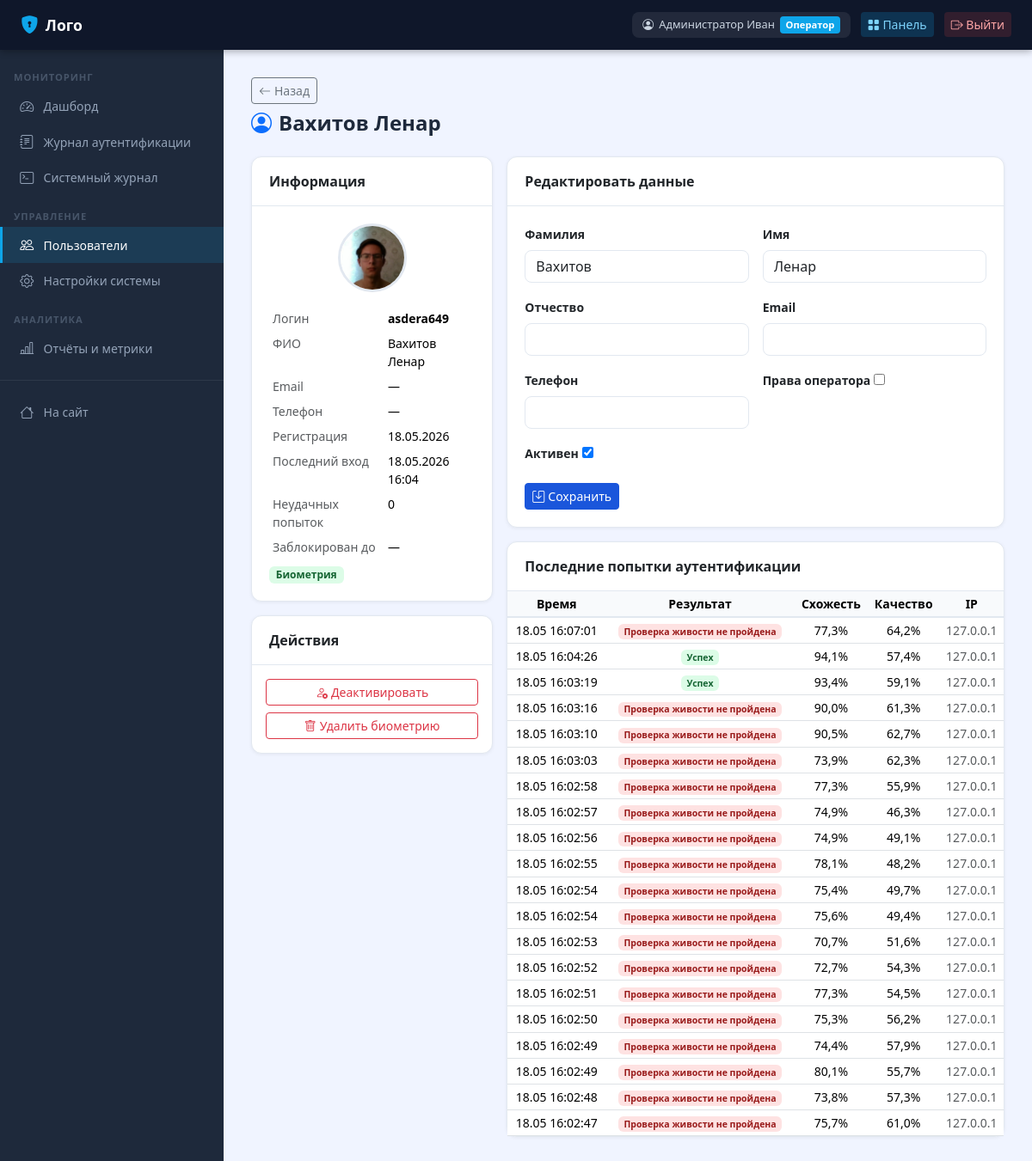
/operator/users/3/ (signed in), run on the app's committed database.
### apps/accounts/models.py (models this page shows, shortened)
class CustomUser(AbstractUser):
    patronymic = models.CharField('Отчество', max_length=150, blank=True)
    phone = models.CharField('Телефон', max_length=20, blank=True)
    is_operator = models.BooleanField('Оператор', default=False)
    is_biometric_registered = models.BooleanField('Биометрия зарегистрирована', default=False)
    failed_attempts = models.PositiveIntegerField('Неудачных попыток', default=0)
    locked_until = models.DateTimeField('Заблокирован до', null=True, blank=True)
    created_at = models.DateTimeField('Дата регистрации', auto_now_add=True)
    class Meta:
        verbose_name = 'Пользователь'
        verbose_name_plural = 'Пользователи'
    def get_full_name_ru(self):
        parts = [self.last_name, self.first_name, self.patronymic]
        return ' '.join(p for p in parts if p) or self.username
    def is_locked(self):
        if self.locked_until and self.locked_until > timezone.now():
            return True
        return False

class BiometricTemplate(models.Model):
    user = models.OneToOneField(
        CustomUser, on_delete=models.CASCADE,
        related_name='biometric_template', verbose_name='Пользователь'
    )
    embedding = models.TextField('Вектор признаков (JSON)')  # JSON array of 512 floats
    detection_confidence = models.FloatField('Уверенность детекции', default=0.0)
    image_quality_score = models.FloatField('Оценка качества изображения', default=0.0)
    face_image = models.ImageField('Фото лица', upload_to='biometric_faces/', blank=True)
    created_at = models.DateTimeField('Создан', auto_now_add=True)
    updated_at = models.DateTimeField('Обновлён', auto_now=True)
    class Meta:
        verbose_name = 'Биометрический шаблон'
        verbose_name_plural = 'Биометрические шаблоны'

### apps/biometric/models.py (models this page shows, shortened)
class AuthenticationLog(models.Model):
    RESULT_SUCCESS = 'success'
    RESULT_FAIL_QUALITY = 'fail_quality'
    RESULT_FAIL_NO_FACE = 'fail_no_face'
    RESULT_FAIL_RECOGNITION = 'fail_recognition'
    RESULT_FAIL_LIVENESS = 'fail_liveness'
    RESULT_FAIL_LOCKED = 'fail_locked'
    RESULT_CHOICES = [
        (RESULT_SUCCESS, 'Успех'),
        (RESULT_FAIL_QUALITY, 'Низкое качество изображения'),
        (RESULT_FAIL_NO_FACE, 'Лицо не обнаружено'),
        (RESULT_FAIL_RECOGNITION, 'Лицо не распознано'),
        (RESULT_FAIL_LIVENESS, 'Проверка живости не пройдена'),
        (RESULT_FAIL_LOCKED, 'Аккаунт заблокирован'),
    ]
    user = models.ForeignKey(
        settings.AUTH_USER_MODEL, on_delete=models.SET_NULL,
        null=True, blank=True, related_name='auth_logs', verbose_name='Пользователь'
    )
    attempted_username = models.CharField('Введённый логин', max_length=150, blank=True)
    timestamp = models.DateTimeField('Время', auto_now_add=True, db_index=True)
    result = models.CharField('Результат', max_length=30, choices=RESULT_CHOICES)
    recognition_confidence = models.FloatField('Уверенность распознавания', default=0.0)
    quality_score = models.FloatField('Оценка качества', default=0.0)
    liveness_score = models.FloatField('Оценка живости (заглушка)', null=True, blank=True)
    failure_reason = models.TextField('Причина отказа', null=True, blank=True)
    ip_address = models.GenericIPAddressField('IP-адрес', null=True, blank=True)
    user_agent = models.CharField('User-Agent', max_length=500, blank=True)
    class Meta:
        verbose_name = 'Журнал аутентификации'
        verbose_name_plural = 'Журнал аутентификации'
        ordering = ['-timestamp']

### apps/operator/views.py (the view)
    @login_required
    def wrapped(request, *args, **kwargs):
        if not request.user.is_operator and not request.user.is_superuser:
            messages.error(request, 'Доступ запрещён. Требуются права оператора.')
            return redirect('home')
        return view_func(request, *args, **kwargs)

### apps/accounts/forms.py
class UserEditForm(forms.ModelForm):
    class Meta:
        model = CustomUser
        fields = ['last_name', 'first_name', 'patronymic', 'email', 'phone', 'is_operator', 'is_active']
        labels = {
            'last_name': 'Фамилия', 'first_name': 'Имя', 'patronymic': 'Отчество',
            'email': 'Email', 'phone': 'Телефон',
            'is_operator': 'Права оператора', 'is_active': 'Активен',
        }
        widgets = {
            'last_name': forms.TextInput(attrs={'class': 'form-control'}),
            'first_name': forms.TextInput(attrs={'class': 'form-control'}),
            'patronymic': forms.TextInput(attrs={'class': 'form-control'}),
            'email': forms.EmailInput(attrs={'class': 'form-control'}),
            'phone': forms.TextInput(attrs={'class': 'form-control'}),
        }

### apps/operator/views.py (called while the page is built, shortened)
def operator_required(view_func):
    @login_required
    def wrapped(request, *args, **kwargs):
        if not request.user.is_operator and not request.user.is_superuser:
            messages.error(request, 'Доступ запрещён. Требуются права оператора.')
            return redirect('home')
        return view_func(request, *args, **kwargs)
    return wrapped

@operator_required
def user_detail(request, user_id):
    target = get_object_or_404(CustomUser, pk=user_id)
    logs = AuthenticationLog.objects.filter(user=target)[:20]
    last_success = AuthenticationLog.objects.filter(user=target, result='success').first()
    edit_form = UserEditForm(instance=target)
    ctx = {'target': target, 'logs': logs, 'last_success': last_success, 'edit_form': edit_form}
    return render(request, 'operator/user_detail.html', ctx)

### templates/operator/user_detail.html (shortened to what this page needs)
{% extends "operator/base_operator.html" %}
{% block op_content %}
<div class="page-header">
  <div>
    <a href="{% url 'users_list' %}" class="btn btn-sm btn-outline-secondary mb-2"><i class="bi bi-arrow-left me-1"></i>Назад</a>
    <h1><i class="bi bi-person-circle me-2 text-primary"></i>{{ target.get_full_name_ru }}</h1>
  </div>
</div>
<div class="row g-3">
  <div class="col-lg-4">
    <div class="card mb-3">
      <div class="card-header">Информация</div>
      <div style="padding:1.25rem">
        {% if target.biometric_template.face_image %}
          <img src="{{ target.biometric_template.face_image.url }}" class="rounded-circle d-block mx-auto mb-3" style="width:80px;height:80px;object-fit:cover;border:3px solid #e2e8f0">
        {% else %}
          <div style="width:80px;height:80px;background:#f0f4ff;border-radius:50%;display:flex;align-items:center;justify-content:center;margin:0 auto 1rem">
            <i class="bi bi-person" style="font-size:2rem;color:#94a3b8"></i>
          </div>
        {% endif %}
        <table class="table table-sm table-borderless mb-0 small">
          <tr><td class="text-muted">Логин</td><td class="fw-semibold">{{ target.username }}</td></tr>
          <tr><td class="text-muted">ФИО</td><td>{{ target.get_full_name_ru }}</td></tr>
          <tr><td class="text-muted">Email</td><td>{{ target.email|default:"—" }}</td></tr>
          <tr><td class="text-muted">Телефон</td><td>{{ target.phone|default:"—" }}</td></tr>
          <tr><td class="text-muted">Регистрация</td><td>{{ target.created_at|date:"d.m.Y" }}</td></tr>
          <tr><td class="text-muted">Последний вход</td><td>{% if last_success %}{{ last_success.timestamp|date:"d.m.Y H:i" }}{% else %}—{% endif %}</td></tr>
          <tr><td class="text-muted">Неудачных попыток</td><td class="{% if target.failed_attempts > 0 %}text-danger fw-bold{% endif %}">{{ target.failed_attempts }}</td></tr>
          <tr><td class="text-muted">Заблокирован до</td><td>{% if target.locked_until %}{{ target.locked_until|date:"d.m.Y H:i" }}{% else %}—{% endif %}</td></tr>
        </table>
        <div class="mt-2 d-flex gap-1 flex-wrap">
          {% if target.is_biometric_registered %}<span class="badge badge-success">Биометрия</span>{% else %}<span class="badge badge-secondary">Нет биометрии</span>{% endif %}
        </div>
      </div>
    </div>
    <div class="card">
      <div class="card-header">Действия</div>
      <div style="padding:1rem;display:flex;flex-direction:column;gap:.5rem">
        {% if target.is_active %}
        <form method="post" onsubmit="return confirm('Деактивировать аккаунт?')">{% csrf_token %}<input type="hidden" name="action" value="deactivate">
          <button class="btn btn-outline-danger btn-sm w-100"><i class="bi bi-person-x me-1"></i>Деактивировать</button>
        </form>
        {% else %}
        <form method="post">{% csrf_token %}<input type="hidden" name="action" value="activate">
          <button class="btn btn-outline-success btn-sm w-100"><i class="bi bi-person-check me-1"></i>Активировать</button>
        </form>
        {% endif %}
        {% if target.is_biometric_registered %}
        <form method="post" onsubmit="return confirm('Удалить биометрические данные? Пользователь не сможет войти.')">{% csrf_token %}<input type="hidden" name="action" value="delete_biometric">
          <button class="btn btn-outline-danger btn-sm w-100"><i class="bi bi-trash me-1"></i>Удалить биометрию</button>
        </form>
        {% endif %}
      </div>
    </div>
  </div>
  <div class="col-lg-8">
    <div class="card mb-3">
      <div class="card-header">Редактировать данные</div>
      <div style="padding:1.25rem">
        <form method="post">
          <div class="row g-3">
            {% for field in edit_form %}
            <div class="col-md-6">
              <label class="form-label small fw-semibold">{{ field.label }}</label>
              {{ field }}
            </div>
            {% endfor %}
          </div>
          <button type="submit" class="btn btn-primary btn-sm mt-3"><i class="bi bi-save me-1"></i>Сохранить</button>
        </form>
      </div>
    </div>
    <div class="card">
      <div class="card-header">Последние попытки аутентификации</div>
      <div style="overflow-x:auto">
        <table class="table table-sm mb-0 small text-center">
          <thead><tr><th>Время</th><th>Результат</th><th>Схожесть</th><th>Качество</th><th>IP</th></tr></thead>
          <tbody>
            {% for log in logs %}
            <tr>
              <td>{{ log.timestamp|date:"d.m H:i:s" }}</td>
              <td>{% if log.result == 'success' %}<span class="badge badge-success">Успех</span>{% else %}<span class="badge badge-danger">{{ log.get_result_display }}</span>{% endif %}</td>
              <td>{{ log.recognition_confidence|floatformat:1 }}%</td>
              <td>{{ log.quality_score|floatformat:1 }}%</td>
              <td class="text-muted">{{ log.ip_address|default:"—" }}</td>
            </tr>
            {% empty %}<tr><td colspan="5" class="text-center text-muted py-3">Нет записей</td></tr>{% endfor %}
          </tbody>
        </table>
      </div>
    </div>
  </div>
</div>
{% endblock %}

### templates/base.html (shortened to what this page needs)
<!DOCTYPE html>
<html lang="ru">
<head>
{% load static %}
<link href="https://cdnjs.cloudflare.com/ajax/libs/bootstrap/5.3.2/css/bootstrap.min.css" rel="stylesheet">
<link href="https://cdnjs.cloudflare.com/ajax/libs/bootstrap-icons/1.11.3/font/bootstrap-icons.min.css" rel="stylesheet">
</head>
<body>
{% block topbar %}
<nav class="topbar">
  <a href="{% url 'home' %}" class="brand"><i class="bi bi-shield-lock-fill"></i>Лого</a>
  <div class="ms-auto">
    {% if user.is_authenticated %}
      <div class="user-badge">
        <i class="bi bi-person-circle"></i>
        {{ user.get_full_name_ru }}
        {% if user.is_operator or user.is_superuser %}<span class="role">Оператор</span>{% endif %}
      </div>
      {% if user.is_operator or user.is_superuser %}
        <a href="{% url 'operator_dashboard' %}" class="btn btn-sm" style="background:rgba(14,165,233,.2);color:#7dd3fc;border:none;">
          <i class="bi bi-grid-fill"></i> Панель
        </a>
      {% endif %}
      <a href="{% url 'logout' %}" class="btn btn-sm" style="background:rgba(239,68,68,.15);color:#fca5a5;border:none;">
        <i class="bi bi-box-arrow-right"></i> Выйти
      </a>
    {% endif %}
  </div>
</nav>
{% endblock %}
{% block layout %}
<div class="main-wrap {% block sidebar_class %}no-sidebar{% endblock %}">
  {% block sidebar %}{% endblock %}
  <div class="page-content">
    {% block content %}{% endblock %}
  </div>
</div>
{% endblock %}
</body>
</html>

### templates/base.html (style rules this page uses)
:root { --primary: #1a56db; --primary-dark: #1341b2; --accent: #0ea5e9; --success: #059669; --danger: #dc2626; --warning: #d97706; --bg: #f0f4ff; --card-bg: #ffffff; --text: #1e293b; --muted: #64748b; --border: #e2e8f0; --sidebar-w: 260px; }
body { background: var(--bg); color: var(--text); font-family: 'Segoe UI', system-ui, sans-serif; min-height: 100vh; }
.topbar { background: #0f172a; color: #f1f5f9; height: 58px; position: fixed; top: 0; left: 0; right: 0; z-index: 1000; display: flex; align-items: center; padding: 0 1.5rem; gap: 1rem; box-shadow: 0 2px 8px rgba(0,0,0,.3); }
.topbar .brand { font-weight: 700; font-size: 1.1rem; color: #fff; text-decoration: none; display: flex; align-items: center; gap: .5rem; }
.topbar .brand i { color: var(--accent); font-size: 1.3rem; }
.topbar .ms-auto { margin-left: auto !important; display: flex; align-items: center; gap: .75rem; }
.topbar .user-badge { background: rgba(255,255,255,.08); border-radius: 8px; padding: .3rem .75rem; font-size: .8rem; color: #cbd5e1; display: flex; align-items: center; gap: .4rem; }
.topbar .user-badge .role { background: var(--accent); color: #fff; border-radius: 4px; padding: .1rem .4rem; font-size: .7rem; font-weight: 600; }
.main-wrap { margin-left: var(--sidebar-w); padding-top: 58px; min-height: 100vh; }
.page-content { padding: 2rem; }
.card { border: 1px solid var(--border); border-radius: 12px; box-shadow: 0 1px 4px rgba(0,0,0,.06); }
.card-header { background: transparent; border-bottom: 1px solid var(--border); font-weight: 600; padding: 1rem 1.25rem; }
.badge-success { background: #dcfce7; color: #166534; }
.badge-danger { background: #fee2e2; color: #991b1b; }
.table { font-size: .875rem; }
.table thead th { background: #f8fafc; font-weight: 600; border-bottom: 2px solid var(--border); }
.form-control, .form-select { border-color: var(--border); border-radius: 8px; }
.btn-primary { background: var(--primary); border-color: var(--primary); }
.page-header { display: flex; align-items: center; justify-content: space-between; margin-bottom: 1.5rem; }
.page-header h1 { font-size: 1.5rem; font-weight: 700; margin: 0; }

### data on the page
CustomUser: get_full_name_ru "Администратор Иван"
CustomUser: get_full_name_ru "Вахитов Ленар", biometric_template.face_image (picture), username "asdera649", email "—", phone "—", created_at "18.05.2026", failed_attempts "0", edit_form "Вахитов" "Ленар" "☑"
AuthenticationLog: timestamp "18.05.2026 16:04", timestamp "18.05 16:04:26", result "Успех", recognition_confidence "94,1", quality_score "57,4", ip_address "127.0.0.1"
AuthenticationLog: timestamp "18.05 16:07:01", result "Проверка живости не пройдена", recognition_confidence "77,3", quality_score "64,2", ip_address "127.0.0.1"
AuthenticationLog: timestamp "18.05 16:03:19", result "Успех", recognition_confidence "93,4", quality_score "59,1", ip_address "127.0.0.1"
AuthenticationLog: timestamp "18.05 16:03:16", result "Проверка живости не пройдена", recognition_confidence "90,0", quality_score "61,3", ip_address "127.0.0.1"
AuthenticationLog: timestamp "18.05 16:03:10", result "Проверка живости не пройдена", recognition_confidence "90,5", quality_score "62,7", ip_address "127.0.0.1"
AuthenticationLog: timestamp "18.05 16:03:03", result "Проверка живости не пройдена", recognition_confidence "73,9", quality_score "62,3", ip_address "127.0.0.1"
AuthenticationLog: timestamp "18.05 16:02:58", result "Проверка живости не пройдена", recognition_confidence "77,3", quality_score "55,9", ip_address "127.0.0.1"
AuthenticationLog: timestamp "18.05 16:02:57", result "Проверка живости не пройдена", recognition_confidence "74,9", quality_score "46,3", ip_address "127.0.0.1"
AuthenticationLog: timestamp "18.05 16:02:56", result "Проверка живости не пройдена", recognition_confidence "74,9", quality_score "49,1", ip_address "127.0.0.1"
AuthenticationLog: timestamp "18.05 16:02:55", result "Проверка живости не пройдена", recognition_confidence "78,1", quality_score "48,2", ip_address "127.0.0.1"
AuthenticationLog: timestamp "18.05 16:02:54", result "Проверка живости не пройдена", recognition_confidence "75,4", quality_score "49,7", ip_address "127.0.0.1"
AuthenticationLog: timestamp "18.05 16:02:54", result "Проверка живости не пройдена", recognition_confidence "75,6", quality_score "49,4", ip_address "127.0.0.1"
AuthenticationLog: timestamp "18.05 16:02:53", result "Проверка живости не пройдена", recognition_confidence "70,7", quality_score "51,6", ip_address "127.0.0.1"
AuthenticationLog: timestamp "18.05 16:02:52", result "Проверка живости не пройдена", recognition_confidence "72,7", quality_score "54,3", ip_address "127.0.0.1"
AuthenticationLog: timestamp "18.05 16:02:51", result "Проверка живости не пройдена", recognition_confidence "77,3", quality_score "54,5", ip_address "127.0.0.1"
AuthenticationLog: timestamp "18.05 16:02:50", result "Проверка живости не пройдена", recognition_confidence "75,3", quality_score "56,2", ip_address "127.0.0.1"
AuthenticationLog: timestamp "18.05 16:02:49", result "Проверка живости не пройдена", recognition_confidence "74,4", quality_score "57,9", ip_address "127.0.0.1"
AuthenticationLog: timestamp "18.05 16:02:49", result "Проверка живости не пройдена", recognition_confidence "80,1", quality_score "55,7", ip_address "127.0.0.1"
AuthenticationLog: timestamp "18.05 16:02:48", result "Проверка живости не пройдена", recognition_confidence "73,8", quality_score "57,3", ip_address "127.0.0.1"
AuthenticationLog: timestamp "18.05 16:02:47", result "Проверка живости не пройдена", recognition_confidence "75,7", quality_score "61,0", ip_address "127.0.0.1"

### other printed values
{{ field.label }} "Фамилия" "Имя" "Отчество" "Email" "Телефон" "Права оператора" "Активен"
